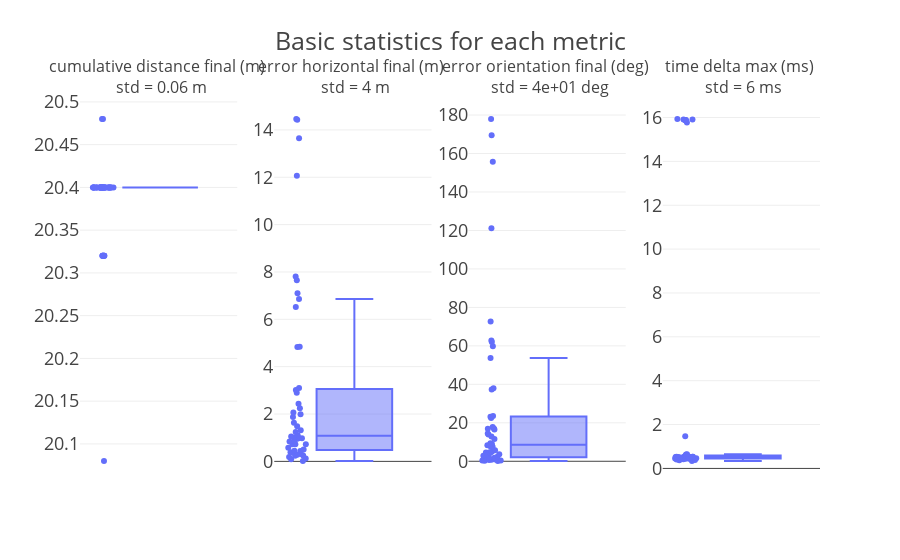

Notebook cell for this chart:
### Code cell
# assumptions: 
# each metric name starts with 'metric:'
# each metric name ends with underscore + the metric's unit: '_deg'
metrics = sorted([m for m in df.columns if 'metric' in m])    # metric:time_delta_max_ms
metric_names = [m.split("metric:")[-1] for m in metrics]      # time_delta_max_ms
metric_units = [f"{n.split('_')[-1]}" for n in metric_names]  # ms
metric_titles = [f"{' '.join(n.split('_')[:-1])} ({u})" for n, u in zip(metric_names, metric_units)]  # time delta max (ms)
metric_stds = [np.std(df[m]) for m in metrics]

fig = make_subplots(
    rows=1, 
    cols=len(metrics),
    subplot_titles=[f"{title} <br> std = {std:.1g} {unit}" for title, std, unit in zip(metric_titles, metric_stds, metric_units)]
)
for i, metric in enumerate(metrics):
    fig.add_trace(
        px.box(
            df, 
            y=metric, 
            points="all",
        )['data'][0],
        row=1, col=i+1
    )
fig.update_layout(template='presentation', title="Basic statistics for each metric")
fig

### Figure 1 — Plotly figure (JSON) as saved in the notebook; plotly's stock layout.template omitted (floating-point values rounded to 4 significant figures)
{"data": [{"alignmentgroup": "True", "boxpoints": "all", "hovertemplate": "metric:cumulative_distance_final_m=%{y}<extra></extra>", "legendgroup": "", "marker": {"color": "#636efa"}, "name": "", "notched": false, "offsetgroup": "", "orientation": "v", "showlegend": false, "type": "box", "x0": " ", "xaxis": "x", "y": [20.4, 20.4, 20.4, 20.08, 20.4, 20.4, 20.4, 20.4, 20.32, 20.32, 20.4, 20.4, 20.4, 20.4, 20.32, 20.4, 20.4, 20.32, 20.4, 20.4, 20.4, 20.4, 20.4, 20.32, 20.4, 20.4, 20.4, 20.4, 20.32, 20.4, 20.4, 20.4, 20.4, 20.4, 20.4, 20.4, 20.4, 20.32, 20.48, 20.4, 20.4, 20.32, 20.4, 20.4, 20.48, 20.4, 20.4, 20.4], "y0": " ", "yaxis": "y"}, {"alignmentgroup": "True", "boxpoints": "all", "hovertemplate": "metric:error_horizontal_final_m=%{y}<extra></extra>", "legendgroup": "", "marker": {"color": "#636efa"}, "name": "", "notched": false, "offsetgroup": "", "orientation": "v", "showlegend": false, "type": "box", "x0": " ", "xaxis": "x2", "y": [0.09024, 0.4385, 0.3751, 0.9554, 0.7209, 0.9808, 6.857, 14.46, 0.1256, 0.2441, 0.8411, 1.88, 0.5769, 0.7191, 2.245, 1.987, 14.43, 0.01613, 0.2759, 0.5043, 2.066, 2.433, 3.015, 1.487, 6.517, 12.06, 0.448, 0.3821, 0.7233, 1.107, 2.904, 0.316, 7.812, 7.103, 1.049, 1.014, 0.9845, 1.314, 1.24, 0.8687, 3.102, 7.646, 13.65, 1.629, 4.837, 4.83, 0.2408, 0.1892], "y0": " ", "yaxis": "y2"}, {"alignmentgroup": "True", "boxpoints": "all", "hovertemplate": "metric:error_orientation_final_deg=%{y}<extra></extra>", "legendgroup": "", "marker": {"color": "#636efa"}, "name": "", "notched": false, "offsetgroup": "", "orientation": "v", "showlegend": false, "type": "box", "x0": " ", "xaxis": "x3", "y": [0.2956, 3.51, 1.87, 8.342, 5.777, 7.826, 62.8, 177.9, 0.659, 1.419, 7.58, 14.48, 4.977, 4.606, 17.86, 16.94, 155.7, 0.64, 0.7745, 3.699, 17.09, 22.49, 23.48, 11.65, 53.71, 121.2, 0.381, 0.1479, 4.248, 12.87, 23.21, 2.938, 59.78, 62.02, 8.952, 1.807, 0.3852, 4.648, 9.33, 2.306, 16.48, 72.68, 169.5, 13.88, 38.03, 37.38, 0.9239, 1.111], "y0": " ", "yaxis": "y3"}, {"alignmentgroup": "True", "boxpoints": "all", "hovertemplate": "metric:time_delta_max_ms=%{y}<extra></extra>", "legendgroup": "", "marker": {"color": "#636efa"}, "name": "", "notched": false, "offsetgroup": "", "orientation": "v", "showlegend": false, "type": "box", "x0": " ", "xaxis": "x4", "y": [0.3717, 0.452, 0.4759, 0.5355, 0.4687, 0.5054, 0.4973, 15.88, 0.5982, 0.5367, 0.4497, 15.88, 0.3386, 0.4554, 0.5739, 15.91, 0.4458, 0.5105, 0.4773, 0.5279, 0.5536, 15.87, 0.4587, 15.93, 0.4182, 0.4704, 0.4532, 15.77, 0.4618, 0.4427, 1.462, 0.453, 15.85, 0.4523, 0.638, 0.5209, 0.5436, 0.4683, 0.4199, 15.91, 0.3841, 0.5155, 0.4849, 0.4556, 0.4117, 0.4981, 0.6492, 0.5147], "y0": " ", "yaxis": "y4"}], "layout": {"annotations": [{"font": {"size": 16}, "showarrow": false, "text": "cumulative distance final (m) <br> std = 0.06 m", "x": 0.1062, "xanchor": "center", "xref": "paper", "y": 1, "yanchor": "bottom", "yref": "paper"}, {"font": {"size": 16}, "showarrow": false, "text": "error horizontal final (m) <br> std = 4 m", "x": 0.3688, "xanchor": "center", "xref": "paper", "y": 1, "yanchor": "bottom", "yref": "paper"}, {"font": {"size": 16}, "showarrow": false, "text": "error orientation final (deg) <br> std = 4e+01 deg", "x": 0.6313, "xanchor": "center", "xref": "paper", "y": 1, "yanchor": "bottom", "yref": "paper"}, {"font": {"size": 16}, "showarrow": false, "text": "time delta max (ms) <br> std = 6 ms", "x": 0.8938, "xanchor": "center", "xref": "paper", "y": 1, "yanchor": "bottom", "yref": "paper"}], "title": {"text": "Basic statistics for each metric"}, "xaxis": {"anchor": "y", "domain": [0, 0.2125]}, "xaxis2": {"anchor": "y2", "domain": [0.2625, 0.475]}, "xaxis3": {"anchor": "y3", "domain": [0.525, 0.7375]}, "xaxis4": {"anchor": "y4", "domain": [0.7875, 1]}, "yaxis": {"anchor": "x", "domain": [0, 1]}, "yaxis2": {"anchor": "x2", "domain": [0, 1]}, "yaxis3": {"anchor": "x3", "domain": [0, 1]}, "yaxis4": {"anchor": "x4", "domain": [0, 1]}}}
